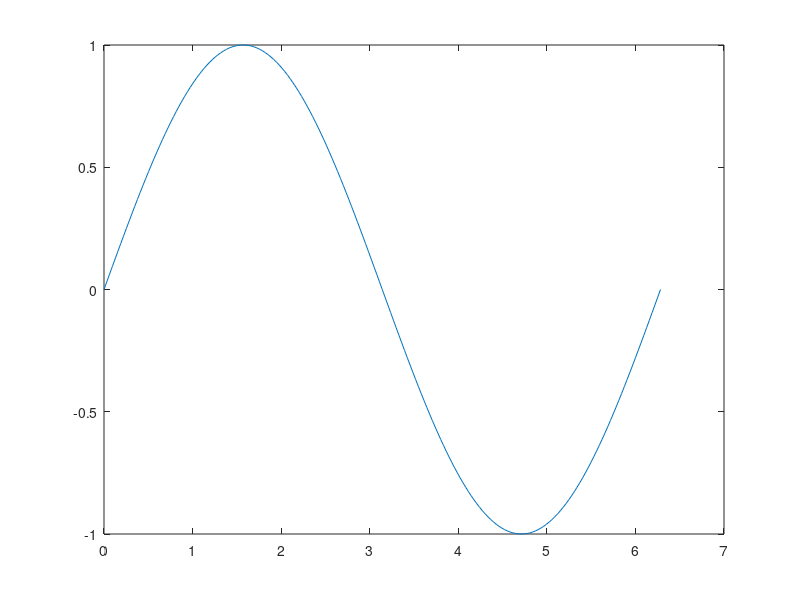

This figure's MATLAB source:
x = 0:pi/100:2*pi;
y = sin(x);
f=figure('position',[25,25,960,540]);
a=axes(f);

plot(a,x,y);

img=print('-RGBImage','-r384');

size(img)

imwrite(img,'test4k.png')